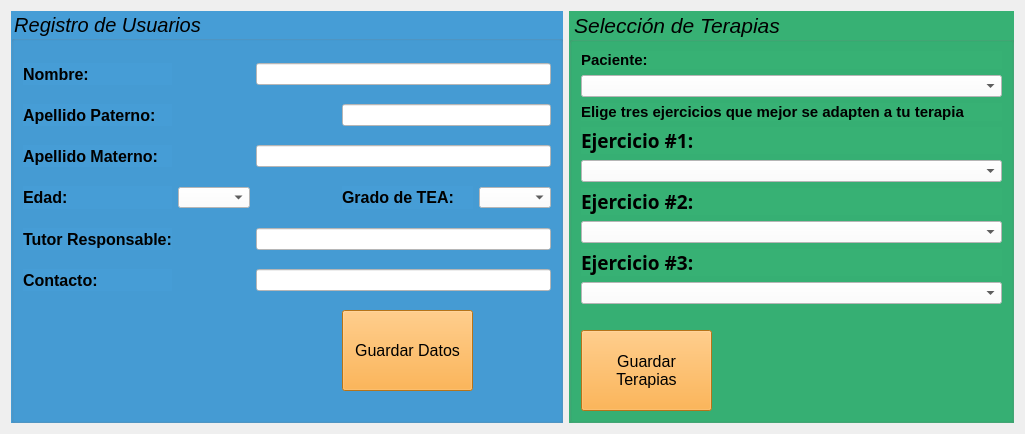
            <widget class="QWidget" name="page_Pacientes">
             <property name="styleSheet">
              <string notr="true"/>
             </property>
             <layout class="QGridLayout" name="gridLayout">
              <item row="0" column="0">
               <widget class="QGroupBox" name="gb_RegistroUsuario">
                <property name="font">
                 <font>
                  <family>MS Sans Serif</family>
                  <pointsize>15</pointsize>
                  <italic>true</italic>
                 </font>
                </property>
                <property name="styleSheet">
                 <string notr="true">background-color: rgb(70, 157, 214);</string>
                </property>
                <property name="title">
                 <string>Registro de Usuarios</string>
                </property>
                <layout class="QGridLayout" name="gridLayout_6">
                 <item row="5" column="0">
                  <widget class="QLabel" name="lb_Contacto">
                   <property name="font">
                    <font>
                     <pointsize>12</pointsize>
                     <weight>75</weight>
                     <bold>true</bold>
                    </font>
                   </property>
                   <property name="text">
                    <string>Contacto:</string>
                   </property>
                  </widget>
                 </item>
                 <item row="2" column="3" colspan="3">
                  <widget class="QLineEdit" name="txt_Apellido_Materno">
                   <property name="styleSheet">
                    <string notr="true">background-color: rgb(255, 255, 255);</string>
                   </property>
                  </widget>
                 </item>
                 <item row="2" column="0">
                  <widget class="QLabel" name="lb_LastNameMother">
                   <property name="font">
                    <font>
                     <pointsize>12</pointsize>
                     <weight>75</weight>
                     <bold>true</bold>
                    </font>
                   </property>
                   <property name="text">
                    <string>Apellido Materno:</string>
                   </property>
                  </widget>
                 </item>
                 <item row="3" column="3">
                  <spacer name="horizontalSpacer_2">
                   <property name="orientation">
                    <enum>Qt::Horizontal</enum>
                   </property>
                   <property name="sizeType">
                    <enum>QSizePolicy::Fixed</enum>
                   </property>
                   <property name="sizeHint" stdset="0">
                    <size>
                     <width>80</width>
                     <height>23</height>
                    </size>
                   </property>
                  </spacer>
                 </item>
                 <item row="4" column="3" colspan="3">
                  <widget class="QLineEdit" name="txt_Tutor">
                   <property name="styleSheet">
                    <string notr="true">background-color: rgb(255, 255, 255);</string>
                   </property>
                  </widget>
                 </item>
                 <item row="4" column="0">
                  <widget class="QLabel" name="lb_Tutor">
                   <property name="font">
                    <font>
                     <pointsize>12</pointsize>
                     <weight>75</weight>
                     <bold>true</bold>
                    </font>
                   </property>
                   <property name="text">
                    <string>Tutor Responsable:</string>
                   </property>
                  </widget>
                 </item>
                 <item row="3" column="0">
                  <widget class="QLabel" name="lb_Edad">
                   <property name="font">
                    <font>
                     <pointsize>12</pointsize>
                     <weight>75</weight>
                     <bold>true</bold>
                    </font>
                   </property>
                   <property name="text">
                    <string>Edad:</string>
                   </property>
                  </widget>
                 </item>
                 <item row="5" column="3" colspan="3">
                  <widget class="QLineEdit" name="txt_Telefono">
                   <property name="styleSheet">
                    <string notr="true">background-color: rgb(255, 255, 255);</string>
                   </property>
                  </widget>
                 </item>
                 <item row="3" column="4">
                  <widget class="QLabel" name="lb_Grade_Of_TEA">
                   <property name="font">
                    <font>
                     <pointsize>12</pointsize>
                     <weight>75</weight>
                     <bold>true</bold>
                    </font>
                   </property>
                   <property name="text">
                    <string>&lt;html&gt;&lt;head/&gt;&lt;body&gt;&lt;p&gt;Grado de TEA:&lt;/p&gt;&lt;/body&gt;&lt;/html&gt;</string>
                   </property>
                  </widget>
                 </item>
                 <item row="1" column="4" colspan="2">
                  <widget class="QLineEdit" name="txt_Apellido_Paterno">
                   <property name="styleSheet">
                    <string notr="true">background-color: rgb(255, 255, 255);</string>
                   </property>
                  </widget>
                 </item>
                 <item row="1" column="0">
                  <widget class="QLabel" name="lb_LastNameFater">
                   <property name="font">
                    <font>
                     <pointsize>12</pointsize>
                     <weight>75</weight>
                     <bold>true</bold>
                    </font>
                   </property>
                   <property name="text">
                    <string>Apellido Paterno:</string>
                   </property>
                  </widget>
                 </item>
                 <item row="0" column="0">
                  <widget class="QLabel" name="lb_Name">
                   <property name="font">
                    <font>
                     <pointsize>12</pointsize>
                     <weight>75</weight>
                     <bold>true</bold>
                    </font>
                   </property>
                   <property name="text">
                    <string>Nombre:</string>
                   </property>
                  </widget>
                 </item>
                 <item row="0" column="3" colspan="3">
                  <widget class="QLineEdit" name="txt_Nombre">
                   <property name="styleSheet">
                    <string notr="true">background-color: rgb(255, 255, 255);</string>
                   </property>
                  </widget>
                 </item>
                 <item row="3" column="5">
                  <widget class="QComboBox" name="cb_Grado_TEA">
                   <property name="maximumSize">
                    <size>
                     <width>121</width>
                     <height>21</height>
                    </size>
                   </property>
                   <property name="styleSheet">
                    <string notr="true">background-color: rgb(255, 255, 255);</string>
                   </property>
                  </widget>
                 </item>
                 <item row="3" column="2">
                  <widget class="QComboBox" name="cb_Edad">
                   <property name="maximumSize">
                    <size>
                     <width>121</width>
                     <height>21</height>
                    </size>
                   </property>
                   <property name="styleSheet">
                    <string notr="true">background-color: rgb(255, 255, 255);</string>
                   </property>
                  </widget>
                 </item>
                 <item row="6" column="4">
                  <widget class="QPushButton" name="btn_SaveDataOfUser">
                   <property name="minimumSize">
                    <size>
                     <width>131</width>
                     <height>81</height>
                    </size>
                   </property>
                   <property name="maximumSize">
                    <size>
                     <width>131</width>
                     <height>81</height>
                    </size>
                   </property>
                   <property name="font">
                    <font>
                     <pointsize>12</pointsize>
                    </font>
                   </property>
                   <property name="styleSheet">
                    <string notr="true">background-color:rgb(255, 163, 35)</string>
                   </property>
                   <property name="text">
                    <string>Guardar Datos</string>
                   </property>
                   <property name="icon">
                    <iconset>
                     <normaloff>icons/save.svg</normaloff>icons/save.svg</iconset>
                   </property>
                  </widget>
                 </item>
                </layout>
               </widget>
              </item>
              <item row="0" column="2">
               <widget class="QGroupBox" name="gb_SeleccionTerapias">
                <property name="font">
                 <font>
                  <family>Arial</family>
                  <pointsize>16</pointsize>
                  <italic>true</italic>
                 </font>
                </property>
                <property name="styleSheet">
                 <string notr="true">background-color: rgb(55, 177, 116);</string>
                </property>
                <property name="title">
                 <string>Selección de Terapias</string>
                </property>
                <layout class="QGridLayout" name="gridLayout_7">
                 <item row="7" column="0">
                  <widget class="QLabel" name="lb_Ejercicio_3">
                   <property name="font">
                    <font>
                     <family>Cascadia Mono</family>
                     <pointsize>14</pointsize>
                     <weight>75</weight>
                     <bold>true</bold>
                    </font>
                   </property>
                   <property name="text">
                    <string>Ejercicio #3:</string>
                   </property>
                  </widget>
                 </item>
                 <item row="10" column="0">
                  <widget class="QPushButton" name="btn_SaveDataOfTerhapy">
                   <property name="minimumSize">
                    <size>
                     <width>131</width>
                     <height>81</height>
                    </size>
                   </property>
                   <property name="maximumSize">
                    <size>
                     <width>131</width>
                     <height>81</height>
                    </size>
                   </property>
                   <property name="font">
                    <font>
                     <pointsize>12</pointsize>
                    </font>
                   </property>
                   <property name="styleSheet">
                    <string notr="true">background-color:rgb(255, 163, 35)</string>
                   </property>
                   <property name="text">
                    <string>Guardar 
Terapias</string>
                   </property>
                   <property name="icon">
                    <iconset>
                     <normaloff>icons/save.svg</normaloff>icons/save.svg</iconset>
                   </property>
                  </widget>
                 </item>
                 <item row="5" column="0">
                  <widget class="QLabel" name="lb_Ejercicio_2">
                   <property name="font">
                    <font>
                     <family>Cascadia Mono</family>
                     <pointsize>14</pointsize>
                     <weight>75</weight>
                     <bold>true</bold>
                    </font>
                   </property>
                   <property name="text">
                    <string>Ejercicio #2:</string>
                   </property>
                  </widget>
                 </item>
                 <item row="4" column="0">
                  <widget class="QComboBox" name="cb_Ejercicio_1">
                   <property name="minimumSize">
                    <size>
                     <width>421</width>
                     <height>18</height>
                    </size>
                   </property>
                   <property name="styleSheet">
                    <string notr="true">background-color: rgb(255, 255, 255);</string>
                   </property>
                  </widget>
                 </item>
                 <item row="8" column="0">
                  <widget class="QComboBox" name="cb_Ejercicio_3">
                   <property name="minimumSize">
                    <size>
                     <width>421</width>
                     <height>20</height>
                    </size>
                   </property>
                   <property name="styleSheet">
                    <string notr="true">background-color: rgb(255, 255, 255);</string>
                   </property>
                  </widget>
                 </item>
                 <item row="3" column="0">
                  <widget class="QLabel" name="lb_Ejercicio_1">
                   <property name="font">
                    <font>
                     <family>Cascadia Mono</family>
                     <pointsize>14</pointsize>
                     <weight>75</weight>
                     <bold>true</bold>
                    </font>
                   </property>
                   <property name="text">
                    <string>Ejercicio #1:</string>
                   </property>
                  </widget>
                 </item>
                 <item row="6" column="0">
                  <widget class="QComboBox" name="cb_Ejercicio_2">
                   <property name="minimumSize">
                    <size>
                     <width>421</width>
                     <height>20</height>
                    </size>
                   </property>
                   <property name="styleSheet">
                    <string notr="true">background-color: rgb(255, 255, 255);</string>
                   </property>
                  </widget>
                 </item>
                 <item row="0" column="0">
                  <widget class="QLabel" name="l_PacienteInSelection">
                   <property name="font">
                    <font>
                     <pointsize>11</pointsize>
                     <weight>75</weight>
                     <bold>true</bold>
                    </font>
                   </property>
                   <property name="text">
                    <string>Paciente:</string>
                   </property>
                  </widget>
                 </item>
                 <item row="2" column="0">
                  <widget class="QLabel" name="lb_contador">
                   <property name="font">
                    <font>
                     <pointsize>11</pointsize>
                     <weight>75</weight>
                     <bold>true</bold>
                    </font>
                   </property>
                   <property name="text">
                    <string>Elige tres ejercicios que mejor se adapten a tu terapia</string>
                   </property>
                  </widget>
                 </item>
                 <item row="1" column="0">
                  <widget class="QComboBox" name="cb_SeleccionPaciente">
                   <property name="styleSheet">
                    <string notr="true">background-color: rgb(255, 255, 255);</string>
                   </property>
                  </widget>
                 </item>
                 <item row="9" column="0">
                  <spacer name="horizontalSpacer_3">
                   <property name="orientation">
                    <enum>Qt::Horizontal</enum>
                   </property>
                   <property name="sizeHint" stdset="0">
                    <size>
                     <width>40</width>
                     <height>20</height>
                    </size>
                   </property>
                  </spacer>
                 </item>
                </layout>
               </widget>
              </item>
             </layout>
            </widget>
